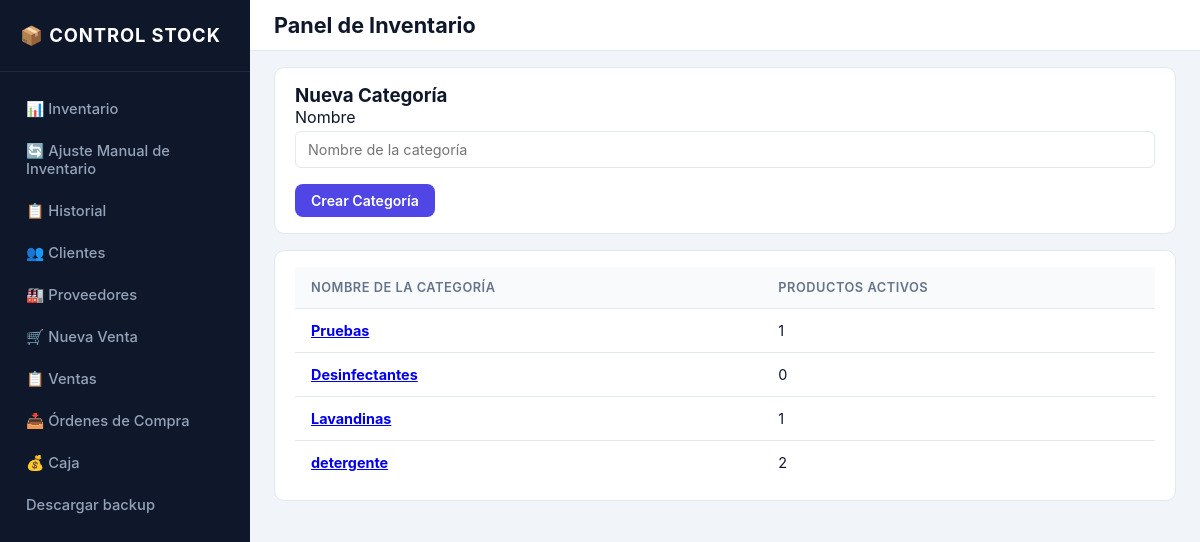
Before: /categorias/ with the older database file.
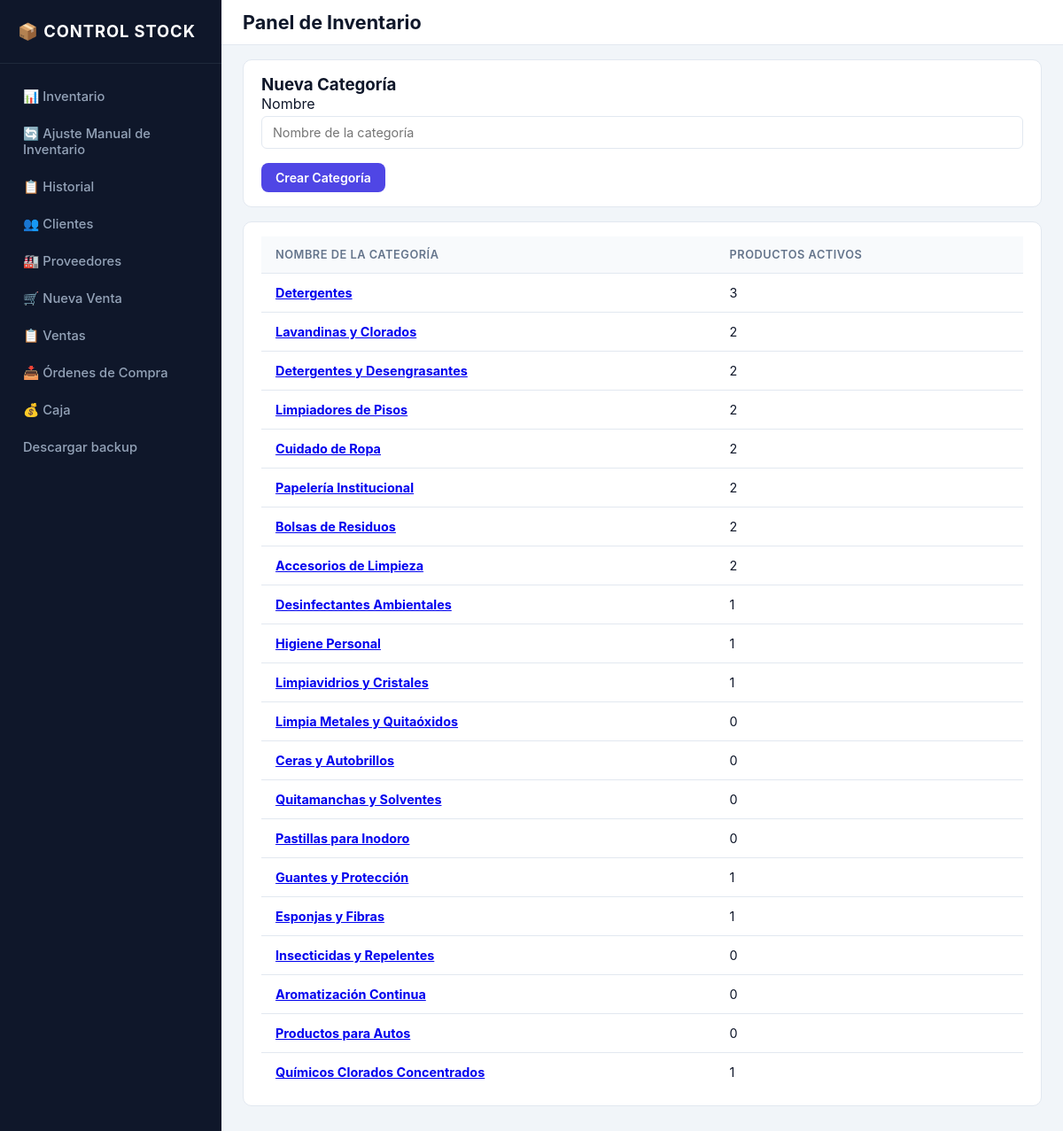
After: the same page with the newer database file.
### inventario/models.py (models this page shows, shortened)
class Categoria(models.Model):
    nombre = models.CharField(max_length=100, unique=True, verbose_name="Nombre")
    class Meta:
        verbose_name = "Categoria"
        verbose_name_plural = "Categorias"
        ordering = ["nombre"]

### inventario/views.py (the view)
# urls.py: path("categorias/", views.categoria_list_crear, name="categoria_list"),
def categoria_list_crear(request):
    if request.method == "POST":
        form = CategoriaForm(request.POST)
        if form.is_valid():
            categoria = form.save()
            messages.success(request, f"Categoría '{categoria.nombre}' creada.")
            if request.POST.get("next") == reverse("producto_list"):
                return redirect("producto_list")
            return redirect("categoria_list")
    else:
        form = CategoriaForm()
    categorias = Categoria.objects.annotate(
        productos_activos=Count('productos', filter=Q(productos__activo=True))
    )
    return render(
        request,
        "inventario/categoria_list.html",
        {"categorias": categorias, "form": form},
    )

### inventario/forms.py
class CategoriaForm(forms.ModelForm):
    class Meta:
        model = Categoria
        fields = ["nombre"]
        widgets = {
            "nombre": forms.TextInput(attrs={"class": "form-control", "placeholder": "Nombre de la categoría"}),
        }

### templates/inventario/categoria_list.html (shortened to what this page needs)
{% extends 'base.html' %}
{% block content %}
<div class="grid-two-col">
    <div class="card">
        <h3 class="mb-16">Nueva Categoría</h3>
        <form method="post">
            <div class="form-group">
                <label>Nombre</label>
                {{ form.nombre }}
            </div>
            <button type="submit" class="btn btn-primary w-full">Crear Categoría</button>
        </form>
    </div>
    <div class="card">
        <table>
            <thead>
                <tr>
                    <th>Nombre de la Categoría</th>
                    <th>Productos Activos</th>
                </tr>
            </thead>
            <tbody>
                {% for cat in categorias %}
                <tr>
                    <td><strong><a href="{% url 'producto_list' %}?categoria={{ cat.id }}">{{ cat.nombre }}</a></strong></td>
                    <td>{{ cat.productos_activos|default:0 }}</td>
                </tr>
                {% empty %}
                <tr>
                    <td class="text-center text-muted p-20" colspan="2">No hay categorías registradas.</td>
                </tr>
                {% endfor %}
            </tbody>
        </table>
    </div>
</div>
{% endblock %}

Changed rows visible on the page:
changed Categoria: nombre "Pruebas" → "Detergentes"; productos_activos "1" → "3"
changed Categoria: nombre "Desinfectantes" → "Lavandinas y Clorados"; productos_activos "0" → "2"
changed Categoria: nombre "Lavandinas" → "Detergentes y Desengrasantes"; productos_activos "1" → "2"
changed Categoria: nombre "detergente" → "Limpiadores de Pisos"
added Categoria: nombre "Cuidado de Ropa", productos_activos "2"
added Categoria: nombre "Papelería Institucional", productos_activos "2"
added Categoria: nombre "Bolsas de Residuos", productos_activos "2"
added Categoria: nombre "Accesorios de Limpieza", productos_activos "2"
added Categoria: nombre "Desinfectantes Ambientales", productos_activos "1"
added Categoria: nombre "Higiene Personal", productos_activos "1"
added Categoria: nombre "Limpiavidrios y Cristales", productos_activos "1"
added Categoria: nombre "Limpia Metales y Quitaóxidos", productos_activos "0"
added Categoria: nombre "Ceras y Autobrillos", productos_activos "0"
added Categoria: nombre "Quitamanchas y Solventes", productos_activos "0"
added Categoria: nombre "Pastillas para Inodoro", productos_activos "0"
added Categoria: nombre "Guantes y Protección", productos_activos "1"
added Categoria: nombre "Esponjas y Fibras", productos_activos "1"
added Categoria: nombre "Insecticidas y Repelentes", productos_activos "0"
added Categoria: nombre "Aromatización Continua", productos_activos "0"
added Categoria: nombre "Productos para Autos", productos_activos "0"
added Categoria: nombre "Químicos Clorados Concentrados", productos_activos "1"
